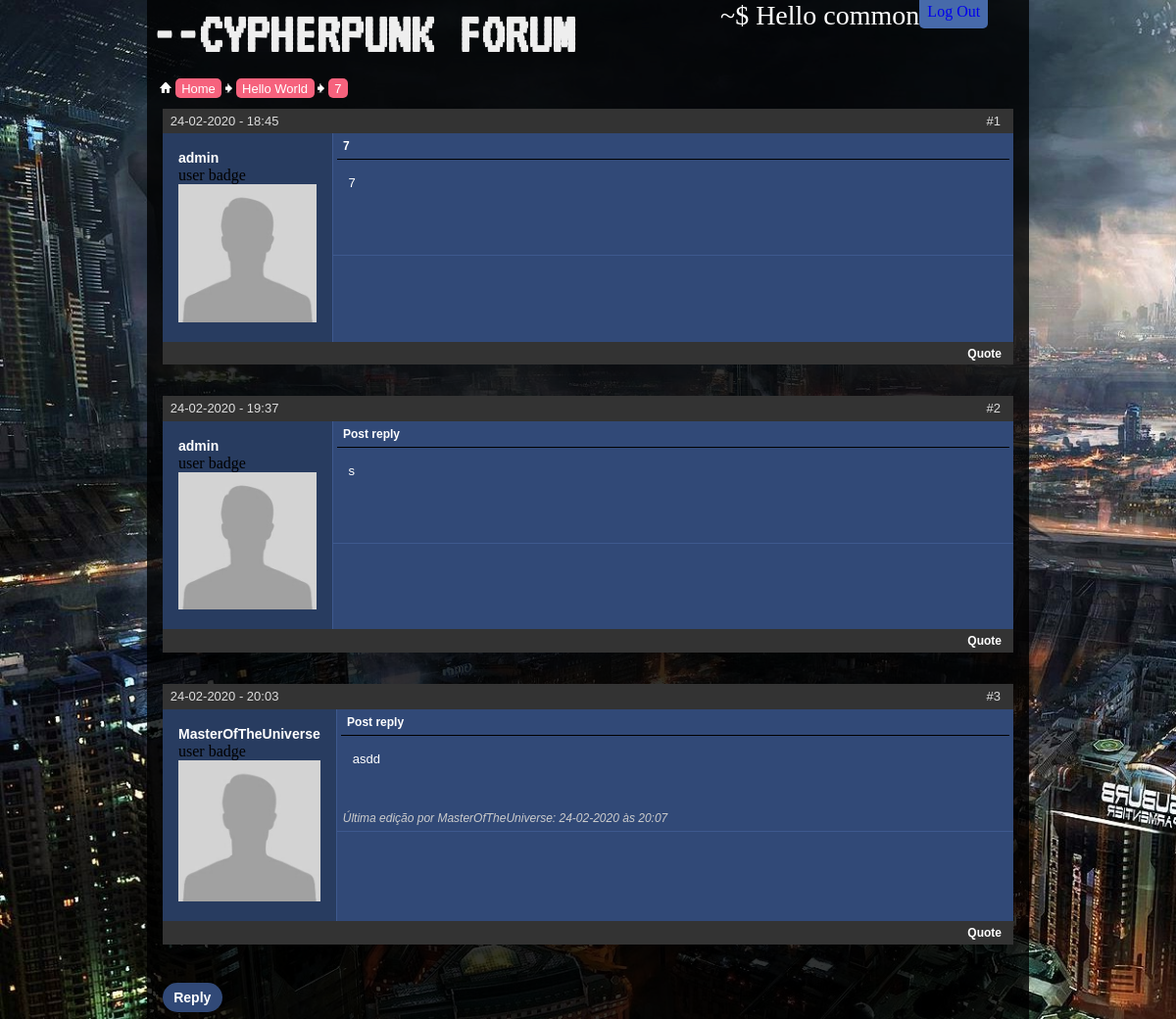
The page /Second/4/threads/40 (signed in) on the database its author committed.
### forumapp/models/models.py (models this page shows, shortened)
class User(db.Model, UserMixin):
    id = db.Column(db.Integer, primary_key=True)
    username = db.Column(db.String(20), unique=True, nullable=False)
    password = db.Column(db.String(60), nullable=False)
    posts = db.relationship('Post', backref='author')
    threads = db.relationship('Thread', backref='author')
    permission_level = db.Column(db.Integer, default=0)
    post_signature = db.Column(db.Text(200))
    profile_pic = db.Column(db.String(60), default='default.jpg')

class SubCategory(db.Model):
    id = db.Column(db.Integer, primary_key=True)
    title = db.Column(db.String(40), nullable=False)
    desc = db.Column(db.String(200), nullable=False)
    parent_id = db.Column(db.Integer, db.ForeignKey('category.id'))
    threads = db.relationship('Thread', backref='parent')

class Thread(db.Model):
    id = db.Column(db.Integer, primary_key=True)
    title = db.Column(db.String(40), nullable=False)
    pub_date = db.Column(db.DateTime, nullable=False, default=datetime.utcnow)
    author_id = db.Column(db.Integer, db.ForeignKey('user.id'))
    parent_id = db.Column(db.Integer, db.ForeignKey('sub_category.id'))
    posts = db.relationship('Post', backref='thread')

class Post(db.Model):
    id = db.Column(db.Integer, primary_key=True)
    title = db.Column(db.String(80), nullable=False)
    body = db.Column(db.Text, nullable=False)
    pub_date = db.Column(db.DateTime, nullable=False, default=datetime.utcnow)
    edit_date = db.Column(db.DateTime, default=None)
    author_id = db.Column(db.Integer, db.ForeignKey('user.id'))
    thread_id = db.Column(db.Integer, db.ForeignKey('thread.id'))

### forumapp/routes.py (the view)
@app.route('/<string:category_title>/<int:sub_category_id>/threads/<int:thread_id>')
def thread(category_title, sub_category_id, thread_id):
    td = Thread.query.filter_by(id=thread_id).first()
    posts = td.posts
    quote_form = ThreadReplyForm()
    variables = {
        'category_title': category_title,
        'sub_category_id': sub_category_id,
        'thread': td,
        'posts': posts,
        'sanitize_html': sanitize_html,
        'form': quote_form,
    }
    return render_template('thread.html', **variables)

### forumapp/routes.py (called while the page is built)
@login_manager.user_loader
def load_user(user_id):
    return User.query.get(int(user_id))

### forumapp/utils.py (called while the page is built, shortened)
def sanitize_html(text):
    allowed_tags = [
        'img', '/img',
        'url', '/url',
        'quote', '/quote',
        'strong', '/strong',
        'b', '/b',
        'em', '/em',
        'code', '/code',
        'sub', '/sub',
        'sup', '/sup',
        'yt', '/yt'
    ]
    pattern = re.compile(r'<(.*?)>([\s\S]*?)<(.*?)>')
    matches = pattern.finditer(text)
    text = text.replace('<', '&lt')
    text = text.replace('>', '&gt')
    return text

### forumapp/templates/thread.html (shortened to what this page needs)
{% extends "base.html" %}
{% block content %}
    <section class="">
        <div class="content-container">
            {% for post in posts %}
                <div class="post" id="{{ post.id }}">
                    <div class="post-header text-md3">
                        {{ post.pub_date.strftime('%d-%m-%Y - %H:%M') }}
                        <span class="right-corner">#{{ loop.index }}</span>
                    </div>
                    <div class="post-body">
                        <div class="poster-info background-dark2">
                            <a class="text-md2" href="{{ url_for('user_posts', username=post.author.username) }}">{{ post.author.username }}</a>
                            <p>user badge</p>
                            <img src="{{ url_for('static', filename='img/') }}{{ post.author.profile_pic }}" alt="profile pic">
                        </div>
                        <div class="post-main grid-item background-dark">
                            <div class="post-title text-md">
                                <p>{{ post.title }}</p>
                            </div>
                            <div class="post-content text-md3">
                                <p>{{ sanitize_html(post.body)|safe }}</p>
                            </div>
                            <div class="after-content">
                                {% if post.edit_date %}
                                    <p class="edit-date text-sm">Última edição por {{ post.author.username }}: {{ post.edit_date.strftime('%d-%m-%Y às %H:%M') }}</p>
                                {% endif %}
                            </div>
                        </div>
                    </div>
                    <div class="post-footer text-md">
                        <a class="right-corner quote-btn" href="{{ url_for('quote', category_title=category_title, sub_category_id=sub_category_id, thread_id=thread.id, post_id=post.id) }}">Quote</a>
                    </div>
                </div>
            {% endfor %}
            <div class="add-button text-md2">
                <a  href="{{ url_for('new_post', category_title=category_title, sub_category_id=sub_category_id, thread_id=thread.id) }}">Reply</a>
            </div>
        </div>
    </section>
{% endblock content %}

### forumapp/templates/base.html (shortened to what this page needs)
<!doctype html>
<html lang="en">
<head>
    <link rel="stylesheet" href="{{url_for('static', filename='style.css')}}">
</head>
<body>
    <div class="cover">
        <div class="top-wrapper">
            <div class="logo-container">
                <a href="/"><h1 class="logo">--CYPHERPUNK FORUM</h1></a>
            </div>
            <div class="login-bar">
                {% if current_user.is_authenticated %}
                <div class="greetings">
                    <p>~$ Hello <a href="{{ url_for('user_page', username=current_user.username) }}">{{ current_user.username }}</a></p>
                </div>
                <div class="fields-wrapper">
                    <div class="fields">
                        <a href="{{ url_for('logout') }}">Log Out</a>
                    </div>
                </div>
                {% endif %}
            </div>
        </div>
        <div class="navbar">
            {% include "_navbar.html" %}
        </div>
        <div class="main-container">
            {% block content %}{% endblock content %}
        </div>
    </div>
</body>
</html>

### forumapp/templates/_navbar.html (shortened to what this page needs)
<div class="link-tree navigation text-md3">
    <img src="{{ url_for('static', filename='img/navbit-home.jpg') }}" alt="">
    <a href="{{ url_for('home') }}">Home</a>
    {% if thread %}
        <img src="{{ url_for('static', filename='img/navbit-arrow-right.jpg') }}" alt="">
        <a href="{{ url_for('threads', category_title=category_title, sub_category_id=sub_category_id) }}">{{thread.parent.title}}</a>
        <img src="{{ url_for('static', filename='img/navbit-arrow-right.jpg') }}" alt="">
        <a href="#">{{thread.title}}</a>
    {% endif %}
</div>

### forumapp/static/style.css (style rules this page uses)
* { margin: 0; padding: 0; }
a { text-decoration:none; outline: none; }
body { background: url(img/background1.jpg); background-repeat: no-repeat; background-size: cover; background-attachment: fixed; }
.cover { background-color: rgba(0, 0 ,0, .8); width: 75%; margin: auto; }
.logo-container { flex-basis: 65%; }
.logo { font-family: 'VT323', monospace; font-size: 60px; color: #eee; padding: .3rem; }
.text-md { font:bold 12px Arial,Tahoma,Calibri,Verdana,Geneva,sans-serif; }
.text-md2 { font:bold 14px Arial,Tahoma,Calibri,Verdana,Geneva,sans-serif; }
.text-sm { font: 12px Tahoma,Calibri,Verdana,Geneva,sans-serif; }
.text-md3 { font: 13px Verdana,Arial,Tahoma,Calibri,Geneva,sans-serif; }
.background-dark { background-color: #314977; }
.background-dark2 { background-color: #283c60; }
.main-container { min-height: 100vh; }
.navigation { padding: 1em; }
.navigation a { text-decoration: none; color:#203459; color: #fff; background-color: #f6627d; border-radius: 5px; padding: 0.2em .5em; }
.content-container { margin: 0 1em; }
.greetings { flex-grow: 2; }
.greetings * { font-family: "Ubuntu Mono"; font-size: 28px; color: #fff; }
.right-corner { position: absolute; top: .4em; right: 1em; }
.add-button { text-align:left; padding: .5em .8em;; background-color: #314977; display: inline-block; border-radius: 20px; margin: .5em 0; color: #fff; }
.add-button a { text-decoration: none; color: #fff; }
.post { margin-bottom: 2em; }
.post-body { display:grid; grid-template-columns: 1fr 4fr; }
.post-content p { white-space: pre-wrap; }
.post-title { width: 97%; margin: auto; border-bottom: 1px solid #000; padding: 0.5em; color: #fff; }
.edit-date { font-style: italic; color: #ccc; padding: .5em; bottom: 0%; position: absolute; }
.post-header, .post-footer { background-color: #333; color: #ddd; display: block; padding: .4em .6em; position: relative; min-height: 1.1665em; }
.post-footer a { color: #fff; }
.post-content { padding: 1rem; color: #fff; }
.after-content { border-bottom: solid 1px #3e598e; min-height: 50px; position: relative; }
.poster-info { border-right: 1px solid #3e598e; padding: 1rem; }
.poster-info a { color: #fff; }
.poster-info img { max-width: 100%; }
.top-wrapper { display: flex; padding: 0; }
.login-bar { display: flex; position: relative; justify-content: space-between; }
.fields { background-color: #476aaa; padding: .2em .5em .5em .5em; border-radius: 0 0 5px 5px; }
.fields-wrapper { flex-grow: 1; }

### rows shown on the page
User: username "common"
SubCategory: parent "Hello World"
Thread: title "7"
Post: pub_date "24-02-2020 - 18:45", author.username "admin", author.profile_pic (placeholder picture), title "7", body "7"
Post: pub_date "24-02-2020 - 19:37", author.username "admin", author.profile_pic (placeholder picture), title "Post reply", body "s"
Post: pub_date "24-02-2020 - 20:03", author.username "MasterOfTheUniverse", author.profile_pic (placeholder picture), title "Post reply", body "asdd", edit_date "24-02-2020 às 20:07"
